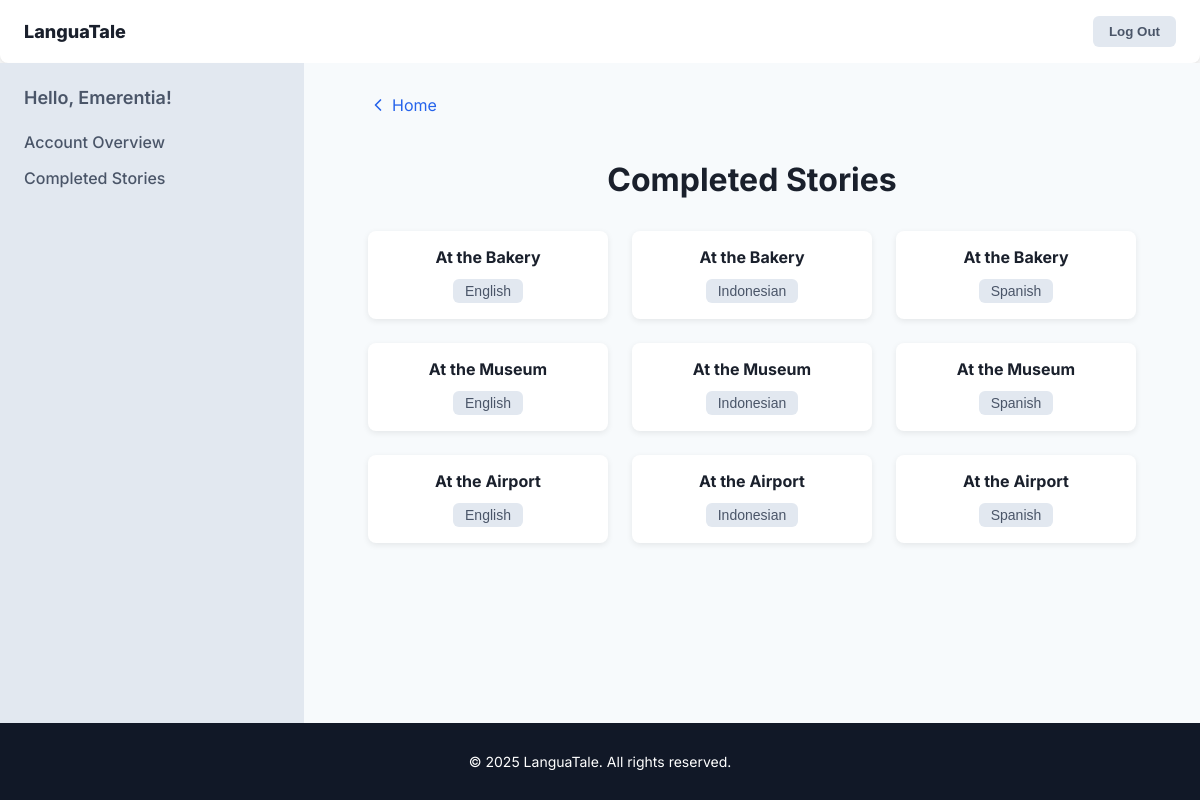
The page /completed_stories/ (signed in) on the database its author committed.
### languatale/models.py (models this page shows, shortened)
class CompletedStory(models.Model):
    user = models.ForeignKey(User, on_delete=models.CASCADE, related_name='completed_stories')
    story = models.ForeignKey(Story, on_delete=models.CASCADE)
    language = models.ForeignKey(Language, on_delete=models.CASCADE, null=True, blank=True)
    completed_at = models.DateTimeField(auto_now_add=True)
    class Meta:
        unique_together = ('user', 'story', 'language')

class Story(models.Model):
    title = models.CharField(max_length=200)
    author = models. CharField(max_length=100)
    available_languages = models.ManyToManyField(Language, related_name='stories')
    ink_json_content = JSONField(
        help_text = "The compiled JSON story content of the Ink story exported from Inky.",
        blank = True,
        null = True
    )

class Language(models.Model):
    name = models.CharField(max_length=100, unique=True)

### languatale/views.py (the view)
# urls.py: path('completed_stories/', views.completed_stories, name='completed_stories'),
@login_required
def completed_stories(request):
    completed = CompletedStory.objects.filter(user=request.user)
    context = {
        'completed_stories': completed,
        'first_name': request.user.first_name,
    }
    return render(request, 'completed_stories.html', context)

### languatale/templates/completed_stories.html (shortened to what this page needs)
{% load static %}
<!DOCTYPE html>
<html lang="en">
<head>
    <link rel="stylesheet" href="{% static 'account.css' %}">
    <link rel="stylesheet" href="{% static 'completed_stories.css' %}">
</head>
<body>
<header>
    <div class="header-title">LanguaTale</div>
    <form action="{% url 'logout' %}" method="post">
        <button type="submit" class="logout-button">Log Out</button>
    </form>
</header>
<div class="main-container">
    <aside>
        <div class="sidebar-greeting">Hello, {{ first_name }}!</div>
        <nav>
            <a href="{% url 'account' %}">Account Overview</a>
            <a href="{% url 'completed_stories' %}">Completed Stories</a>
        </nav>
    </aside>
    <main>
        <div class="back-to-home">
            <a href="{% url 'home' %}">
                <svg xmlns="http://www.w3.org/2000/svg" viewBox="0 0 24 24" fill="none" stroke="currentColor" stroke-width="2" stroke-linecap="round" stroke-linejoin="round">
                    <polyline points="15 18 9 12 15 6"></polyline>
                </svg>
                Home
            </a>
        </div>
        <h1 class="page-title">Completed Stories</h1>
        <div class="stories-grid">
            {% for completed_story in completed_stories %}
            <div class="story-card">
                <div class="story-title">{{ completed_story.story.title }}</div>
                <button class="language-button">{{ completed_story.language.name }}</button>
            </div>
            {% empty %}
            <p>No completed stories yet.</p>
            {% endfor %}
        </div>
    </main>
</div>
<footer>
    <p>© 2025 LanguaTale. All rights reserved.</p>
</footer>
</body>
</html>

### languatale/static/account.css (style rules this page uses)
body { font-family: 'Inter', sans-serif; background: #f3f3f3; margin: 0; padding: 0; display: flex; flex-direction: column; min-height: 100vh; }
header { background-color: #ffffff; box-shadow: 0 1px 2px 0 rgba(0, 0, 0, 0.05); padding: 1rem 1.5rem; display: flex; align-items: center; justify-content: space-between; border-bottom-left-radius: 0.5rem; border-bottom-right-radius: 0.5rem; }
.header-title { font-size: 1.125rem; font-weight: 800; color: #1a202c; }
.logout-button { padding: 0.5rem 1rem; background: #e2e8f0; color: #4a5568; border-radius: 0.375rem; font-weight: 600; border: none; cursor: pointer; transition: background-color 0.15s ease-in-out; }
.main-container { display: flex; flex: 1; }
aside { width: 16rem; background: #e2e8f0; padding: 1.5rem; display: flex; flex-direction: column; align-items: flex-start; gap: 1.5rem; box-shadow: 0 4px 6px -1px rgba(0, 0, 0, 0.1), 0 2px 4px -1px rgba(0, 0, 0, 0.06); }
.sidebar-greeting { font-size: 1.125rem; font-weight: 600; color: #4a5568; }
nav { display: flex; flex-direction: column; gap: 1rem; width: 100%; }
nav a { color: #4a5568; text-decoration: none; font-weight: 500; }
main { flex: 1; padding: 2rem; display: flex; flex-direction: column; align-items: center; background: #f7fafc; }
.back-to-home { width: 100%; max-width: 48rem; display: flex; justify-content: flex-start; margin-bottom: 1.5rem; }
.back-to-home a { display: flex; align-items: center; color: #2563eb; text-decoration: none; }
.back-to-home svg { height: 1.25rem; width: 1.25rem; margin-right: 0.25rem; }
.page-title { font-size: 2rem; font-weight: 700; color: #1a202c; margin-bottom: 2rem; }
footer { background-color: #111827; color: #ffffff; text-align: center; padding: 1rem; font-size: 0.875rem; height: 45px; }

### languatale/static/completed_stories.css (style rules this page uses)
.stories-grid { display: grid; grid-template-columns: repeat(auto-fill, minmax(200px, 1fr)); gap: 1.5rem; width: 100%; max-width: 48rem; }
.story-card { background: white; border-radius: 0.5rem; box-shadow: 0 2px 6px rgba(0, 0, 0, 0.08); padding: 1rem; text-align: center; transition: transform 0.15s ease-in-out; }
.story-title { font-weight: 700; color: #1a202c; margin-bottom: 0.75rem; }
.language-button { background: #e2e8f0; color: #4a5568; border: none; padding: 0.25rem 0.75rem; border-radius: 0.375rem; font-size: 0.875rem; font-weight: 500; cursor: default; }

### rows shown on the page
CompletedStory: story "At the Bakery", language.name "English"
CompletedStory: story "At the Bakery", language.name "Indonesian"
CompletedStory: story "At the Bakery", language.name "Spanish"
CompletedStory: story "At the Museum", language.name "English"
CompletedStory: story "At the Museum", language.name "Indonesian"
CompletedStory: story "At the Museum", language.name "Spanish"
CompletedStory: story "At the Airport", language.name "English"
CompletedStory: story "At the Airport", language.name "Indonesian"
CompletedStory: story "At the Airport", language.name "Spanish"

### other values the page prints
{{ first_name }} "Emerentia"
